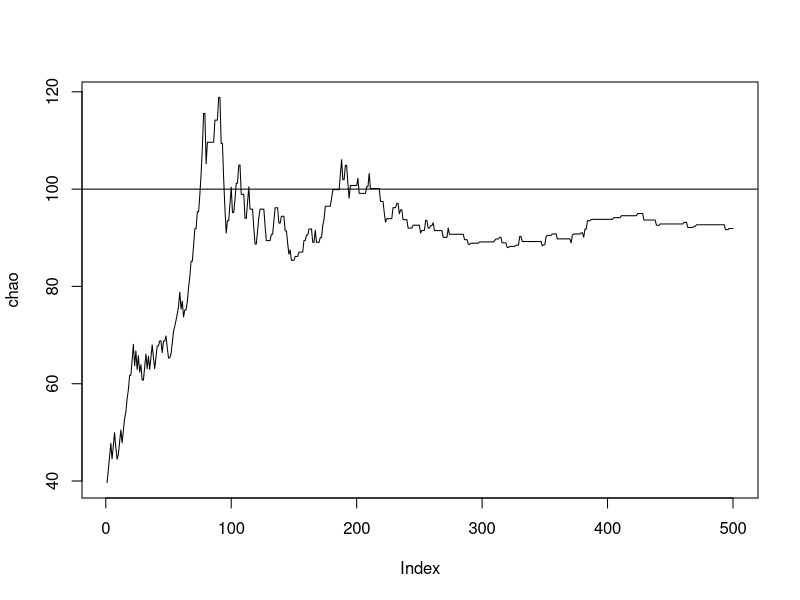

R code for this plot:
S <- 100
model <- 'unif'
if(model == 'unif'){
  pi_i <- runif(S)
}else if(model == 'zipf'){
  pi_i <- 1/((1:S)-0.1)
}else if(model == 'broken'){
  pi_i <- rexp(S)
}else if(model == 'homo'){
  pi_i <- rep(1/S, S)
}
pi_norm <- pi_i/sum(pi_i)
n <- 50
x <- rmultinom(1, n, pi_norm)
chao <- numeric(0)
sobs <- numeric(0)
f1_s <- numeric(0)
f2_s <- numeric(0)
for(j in c(1:500)){
  n <- n + 1
  x <- x + rmultinom(1, 1, pi_norm)
  sobs[j] <- sum(x > 0)
  f1 <- sum(x == 1)
  f1_s[j] <- f1
  f2 <- sum(x == 2)
  f2_s[j] <- f2
  if(f2 == 0){
    chao[j] <- sum(x > 0) + (n-1)/(2*n) * f1 * (f1-1)
  }else{
    chao[j] <- sum(x > 0) + (n-1)/n * f1^2 / (2*f2)
  }
}
mean(f1_s[which(chao > S-1 & chao < S+1)]/f2_s[which(chao > S-1 & chao < S+1)])
plot(chao,type="l")
abline(h=S)
